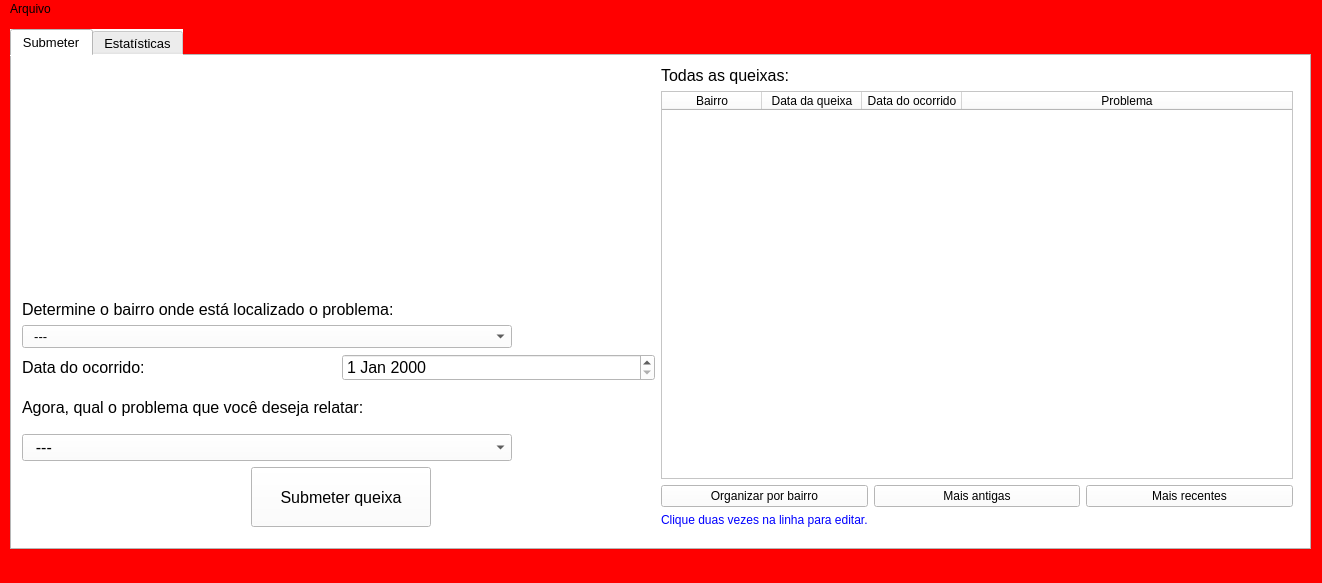
<?xml version="1.0" encoding="UTF-8"?>
<ui version="4.0">
 <class>MainWindow</class>
 <widget class="QMainWindow" name="MainWindow">
  <property name="geometry">
   <rect>
    <x>0</x>
    <y>0</y>
    <width>1322</width>
    <height>583</height>
   </rect>
  </property>
  <property name="windowTitle">
   <string>MainWindow</string>
  </property>
  <property name="toolTip">
   <string>&lt;html&gt;&lt;head/&gt;&lt;body&gt;&lt;p align=&quot;center&quot;&gt;&lt;br/&gt;&lt;/p&gt;&lt;/body&gt;&lt;/html&gt;</string>
  </property>
  <property name="styleSheet">
   <string notr="true">background-color: rgb(255, 0, 0);</string>
  </property>
  <widget class="QWidget" name="centralwidget">
   <widget class="QTabWidget" name="tabWidget">
    <property name="geometry">
     <rect>
      <x>10</x>
      <y>10</y>
      <width>1301</width>
      <height>521</height>
     </rect>
    </property>
    <property name="font">
     <font>
      <pointsize>10</pointsize>
     </font>
    </property>
    <property name="styleSheet">
     <string notr="true">background-color: rgb(255, 255, 255);</string>
    </property>
    <property name="currentIndex">
     <number>0</number>
    </property>
    <widget class="QWidget" name="tab">
     <attribute name="title">
      <string>Submeter</string>
     </attribute>
     <widget class="QWidget" name="layoutWidget_2">
      <property name="geometry">
       <rect>
        <x>10</x>
        <y>10</y>
        <width>1271</width>
        <height>461</height>
       </rect>
      </property>
      <layout class="QHBoxLayout" name="horizontalLayout_3">
       <item>
        <layout class="QVBoxLayout" name="verticalLayout_4">
         <item>
          <widget class="QLabel" name="label_9">
           <property name="styleSheet">
            <string notr="true">image: url(:/imagens/noname.png);</string>
           </property>
           <property name="text">
            <string/>
           </property>
          </widget>
         </item>
         <item>
          <layout class="QVBoxLayout" name="verticalLayout_3">
           <item>
            <layout class="QVBoxLayout" name="verticalLayout">
             <item>
              <layout class="QVBoxLayout" name="verticalLayout_2">
               <item>
                <widget class="QLabel" name="label_3">
                 <property name="font">
                  <font>
                   <pointsize>12</pointsize>
                  </font>
                 </property>
                 <property name="text">
                  <string>Determine o bairro onde está localizado o problema:</string>
                 </property>
                </widget>
               </item>
               <item>
                <widget class="QComboBox" name="BoxBairro">
                 <property name="minimumSize">
                  <size>
                   <width>490</width>
                   <height>0</height>
                  </size>
                 </property>
                 <property name="maximumSize">
                  <size>
                   <width>490</width>
                   <height>16777215</height>
                  </size>
                 </property>
                 <property name="font">
                  <font>
                   <pointsize>10</pointsize>
                  </font>
                 </property>
                 <property name="styleSheet">
                  <string notr="true"/>
                 </property>
                 <item>
                  <property name="text">
                   <string>  ---</string>
                  </property>
                 </item>
                 <item>
                  <property name="text">
                   <string>Agua Fria</string>
                  </property>
                 </item>
                 <item>
                  <property name="text">
                   <string>Altiplano</string>
                  </property>
                 </item>
                 <item>
                  <property name="text">
                   <string>Alto do Mateus</string>
                  </property>
                 </item>
                 <item>
                  <property name="text">
                   <string>Bairro das Indústrias</string>
                  </property>
                 </item>
                 <item>
                  <property name="text">
                   <string>Bairro dos Estados</string>
                  </property>
                 </item>
                 <item>
                  <property name="text">
                   <string>Bancários</string>
                  </property>
                 </item>
                 <item>
                  <property name="text">
                   <string>Bessa</string>
                  </property>
                 </item>
                 <item>
                  <property name="text">
                   <string>Brisamar</string>
                  </property>
                 </item>
                 <item>
                  <property name="text">
                   <string>Cabo Branco</string>
                  </property>
                 </item>
                 <item>
                  <property name="text">
                   <string>Castelo Branco</string>
                  </property>
                 </item>
                 <item>
                  <property name="text">
                   <string>Centro</string>
                  </property>
                 </item>
                 <item>
                  <property name="text">
                   <string>Colinas do Sul</string>
                  </property>
                 </item>
                 <item>
                  <property name="text">
                   <string>Cristo Redentor</string>
                  </property>
                 </item>
                 <item>
                  <property name="text">
                   <string>Cruz das Armas</string>
                  </property>
                 </item>
                 <item>
                  <property name="text">
                   <string>Ernesto Geisel</string>
                  </property>
                 </item>
                 <item>
                  <property name="text">
                   <string>Funcionários</string>
                  </property>
                 </item>
                 <item>
                  <property name="text">
                   <string>Grotão</string>
                  </property>
                 </item>
                 <item>
                  <property name="text">
                   <string>Jaguaribe</string>
                  </property>
                 </item>
                 <item>
                  <property name="text">
                   <string>José Américo</string>
                  </property>
                 </item>
                 <item>
                  <property name="text">
                   <string>Manaíra</string>
                  </property>
                 </item>
                 <item>
                  <property name="text">
                   <string>Mangabeira</string>
                  </property>
                 </item>
                 <item>
                  <property name="text">
                   <string>Miramar</string>
                  </property>
                 </item>
                 <item>
                  <property name="text">
                   <string>Penha</string>
                  </property>
                 </item>
                 <item>
                  <property name="text">
                   <string>Portal do Sol</string>
                  </property>
                 </item>
                 <item>
                  <property name="text">
                   <string>Quadramares</string>
                  </property>
                 </item>
                 <item>
                  <property name="text">
                   <string>Rangel</string>
                  </property>
                 </item>
                 <item>
                  <property name="text">
                   <string>Róger</string>
                  </property>
                 </item>
                 <item>
                  <property name="text">
                   <string>São José</string>
                  </property>
                 </item>
                 <item>
                  <property name="text">
                   <string>Tambaú</string>
                  </property>
                 </item>
                 <item>
                  <property name="text">
                   <string>Tambauzinho</string>
                  </property>
                 </item>
                 <item>
                  <property name="text">
                   <string>Torre</string>
                  </property>
                 </item>
                 <item>
                  <property name="text">
                   <string>Valentina Figueiredo</string>
                  </property>
                 </item>
                </widget>
               </item>
               <item>
                <layout class="QHBoxLayout" name="horizontalLayout">
                 <item>
                  <widget class="QLabel" name="label_5">
                   <property name="font">
                    <font>
                     <pointsize>12</pointsize>
                     <weight>50</weight>
                     <bold>false</bold>
                    </font>
                   </property>
                   <property name="styleSheet">
                    <string notr="true"/>
                   </property>
                   <property name="text">
                    <string>Data do ocorrido: </string>
                   </property>
                  </widget>
                 </item>
                 <item>
                  <widget class="QDateEdit" name="inputDataOcorrido">
                   <property name="font">
                    <font>
                     <pointsize>12</pointsize>
                    </font>
                   </property>
                   <property name="styleSheet">
                    <string notr="true">background-color: rgb(255, 255, 255);</string>
                   </property>
                  </widget>
                 </item>
                </layout>
               </item>
              </layout>
             </item>
             <item>
              <widget class="QLabel" name="label_12">
               <property name="font">
                <font>
                 <pointsize>12</pointsize>
                </font>
               </property>
               <property name="text">
                <string>Agora, qual o problema que você deseja relatar:</string>
               </property>
              </widget>
             </item>
             <item>
              <widget class="QComboBox" name="boxProblema">
               <property name="minimumSize">
                <size>
                 <width>490</width>
                 <height>0</height>
                </size>
               </property>
               <property name="maximumSize">
                <size>
                 <width>490</width>
                 <height>16777215</height>
                </size>
               </property>
               <property name="font">
                <font>
                 <pointsize>12</pointsize>
                </font>
               </property>
               <item>
                <property name="text">
                 <string>  ---</string>
                </property>
               </item>
               <item>
                <property name="text">
                 <string>Alto índice de poluição nas ruas</string>
                </property>
               </item>
               <item>
                <property name="text">
                 <string>Obras abandonadas</string>
                </property>
               </item>
               <item>
                <property name="text">
                 <string>Pouca sinalização (semáforos, placas, etc)</string>
                </property>
               </item>
               <item>
                <property name="text">
                 <string>Problemas elétricos (fios caídos, falta de energia recorrente, etc)</string>
                </property>
               </item>
               <item>
                <property name="text">
                 <string>Problemas sanitários (vazamentos de esgoto, falta d'água, etc)</string>
                </property>
               </item>
               <item>
                <property name="text">
                 <string>Vias obstruídas (buracos, árvores obstruindo, etc)</string>
                </property>
               </item>
               <item>
                <property name="text">
                 <string>Outro</string>
                </property>
               </item>
              </widget>
             </item>
            </layout>
           </item>
           <item>
            <layout class="QHBoxLayout" name="horizontalLayout_9">
             <item>
              <spacer name="horizontalSpacer">
               <property name="orientation">
                <enum>Qt::Horizontal</enum>
               </property>
               <property name="sizeHint" stdset="0">
                <size>
                 <width>229</width>
                 <height>57</height>
                </size>
               </property>
              </spacer>
             </item>
             <item>
              <widget class="QPushButton" name="pushButtonCadastrar">
               <property name="enabled">
                <bool>true</bool>
               </property>
               <property name="minimumSize">
                <size>
                 <width>180</width>
                 <height>60</height>
                </size>
               </property>
               <property name="font">
                <font>
                 <pointsize>12</pointsize>
                </font>
               </property>
               <property name="styleSheet">
                <string notr="true"/>
               </property>
               <property name="text">
                <string>Submeter queixa</string>
               </property>
               <property name="iconSize">
                <size>
                 <width>20</width>
                 <height>20</height>
                </size>
               </property>
              </widget>
             </item>
             <item>
              <spacer name="horizontalSpacer_2">
               <property name="orientation">
                <enum>Qt::Horizontal</enum>
               </property>
               <property name="sizeHint" stdset="0">
                <size>
                 <width>40</width>
                 <height>20</height>
                </size>
               </property>
              </spacer>
             </item>
            </layout>
           </item>
          </layout>
         </item>
        </layout>
       </item>
       <item>
        <layout class="QVBoxLayout" name="verticalLayout_10">
         <item>
          <layout class="QVBoxLayout" name="verticalLayout_7">
           <item>
            <widget class="QLabel" name="label_11">
             <property name="font">
              <font>
               <pointsize>12</pointsize>
              </font>
             </property>
             <property name="text">
              <string>Todas as queixas:</string>
             </property>
            </widget>
           </item>
           <item>
            <widget class="QTableWidget" name="tabelaGeral">
             <property name="minimumSize">
              <size>
               <width>600</width>
               <height>0</height>
              </size>
             </property>
             <attribute name="horizontalHeaderStretchLastSection">
              <bool>true</bool>
             </attribute>
             <column>
              <property name="text">
               <string>Bairro</string>
              </property>
             </column>
             <column>
              <property name="text">
               <string>Data da queixa</string>
              </property>
             </column>
             <column>
              <property name="text">
               <string>Data do ocorrido</string>
              </property>
             </column>
             <column>
              <property name="text">
               <string>Problema</string>
              </property>
             </column>
            </widget>
           </item>
          </layout>
         </item>
         <item>
          <layout class="QHBoxLayout" name="horizontalLayout_2">
           <item>
            <widget class="QPushButton" name="btnOrdenarPorBairro">
             <property name="text">
              <string>Organizar por bairro</string>
             </property>
            </widget>
           </item>
           <item>
            <widget class="QPushButton" name="btnAntigas">
             <property name="text">
              <string>Mais antigas</string>
             </property>
            </widget>
           </item>
           <item>
            <widget class="QPushButton" name="btnRecentes">
             <property name="text">
              <string>Mais recentes</string>
             </property>
            </widget>
           </item>
          </layout>
         </item>
         <item>
          <widget class="QLabel" name="label_2">
           <property name="styleSheet">
            <string notr="true">color: rgb(0, 0, 255);</string>
           </property>
           <property name="text">
            <string>Clique duas vezes na linha para editar.</string>
           </property>
          </widget>
         </item>
        </layout>
       </item>
      </layout>
     </widget>
    </widget>
    <widget class="QWidget" name="tab_2">
     <attribute name="title">
      <string>Estatísticas</string>
     </attribute>
     <widget class="QWidget" name="layoutWidget">
      <property name="geometry">
       <rect>
        <x>320</x>
        <y>50</y>
        <width>661</width>
        <height>311</height>
       </rect>
      </property>
      <layout class="QVBoxLayout" name="verticalLayout_5">
       <item>
        <layout class="QVBoxLayout" name="verticalLayout_12">
         <item>
          <widget class="QLabel" name="label_4">
           <property name="font">
            <font>
             <pointsize>12</pointsize>
            </font>
           </property>
           <property name="text">
            <string>Bairro com o maior número de incidentes urbanos:</string>
           </property>
          </widget>
         </item>
         <item>
          <widget class="QTableWidget" name="tabelaEstatisticaBairro">
           <property name="font">
            <font>
             <pointsize>10</pointsize>
             <weight>75</weight>
             <bold>true</bold>
            </font>
           </property>
           <property name="styleSheet">
            <string notr="true"/>
           </property>
           <attribute name="horizontalHeaderStretchLastSection">
            <bool>true</bool>
           </attribute>
           <column>
            <property name="text">
             <string>Bairro</string>
            </property>
           </column>
           <column>
            <property name="text">
             <string>Quantidade</string>
            </property>
           </column>
          </widget>
         </item>
        </layout>
       </item>
       <item>
        <layout class="QHBoxLayout" name="horizontalLayout_4">
         <item>
          <widget class="QLabel" name="label">
           <property name="font">
            <font>
             <pointsize>12</pointsize>
            </font>
           </property>
           <property name="text">
            <string>Número de queixas relatadas no total:</string>
           </property>
          </widget>
         </item>
         <item>
          <widget class="QLabel" name="numQueixas">
           <property name="font">
            <font>
             <pointsize>12</pointsize>
            </font>
           </property>
           <property name="styleSheet">
            <string notr="true">color: rgb(0, 0, 255);</string>
           </property>
           <property name="text">
            <string/>
           </property>
          </widget>
         </item>
        </layout>
       </item>
      </layout>
     </widget>
    </widget>
   </widget>
  </widget>
  <widget class="QMenuBar" name="menubar">
   <property name="geometry">
    <rect>
     <x>0</x>
     <y>0</y>
     <width>1322</width>
     <height>26</height>
    </rect>
   </property>
   <widget class="QMenu" name="menuSalvar">
    <property name="title">
     <string>Arquivo</string>
    </property>
    <addaction name="actionSalvar"/>
    <addaction name="actionCarregar"/>
   </widget>
   <addaction name="menuSalvar"/>
  </widget>
  <widget class="QStatusBar" name="statusbar"/>
  <action name="actionSalvar">
   <property name="text">
    <string>Salvar</string>
   </property>
   <property name="shortcut">
    <string>Ctrl+S</string>
   </property>
  </action>
  <action name="actionCarregar">
   <property name="text">
    <string>Carregar</string>
   </property>
   <property name="shortcut">
    <string>Ctrl+L</string>
   </property>
  </action>
 </widget>
 <resources/>
 <connections/>
</ui>
